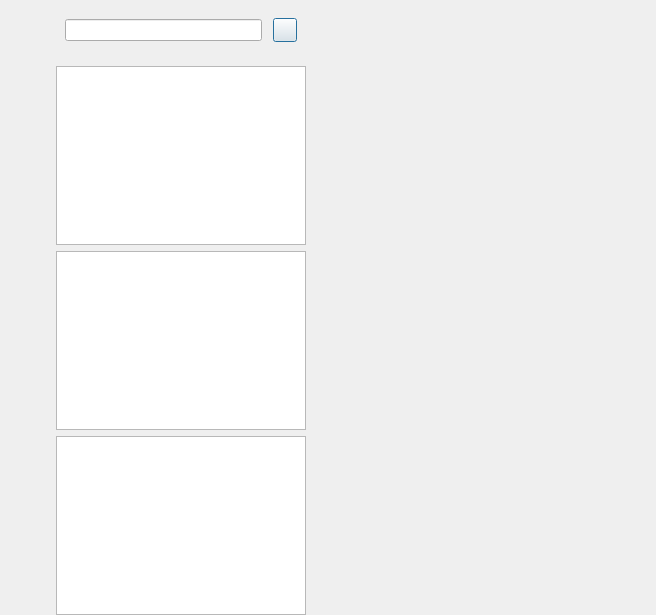
<?xml version="1.0" encoding="UTF-8"?>
<ui version="4.0">
 <class>ChatDialog</class>
 <widget class="QDialog" name="ChatDialog">
  <property name="geometry">
   <rect>
    <x>0</x>
    <y>0</y>
    <width>656</width>
    <height>615</height>
   </rect>
  </property>
  <property name="windowTitle">
   <string>Dialog</string>
  </property>
  <layout class="QHBoxLayout" name="horizontalLayout">
   <property name="spacing">
    <number>0</number>
   </property>
   <property name="leftMargin">
    <number>0</number>
   </property>
   <property name="topMargin">
    <number>0</number>
   </property>
   <property name="rightMargin">
    <number>0</number>
   </property>
   <property name="bottomMargin">
    <number>0</number>
   </property>
   <item>
    <widget class="QWidget" name="side_bar" native="true">
     <property name="sizePolicy">
      <sizepolicy hsizetype="Fixed" vsizetype="Expanding">
       <horstretch>0</horstretch>
       <verstretch>0</verstretch>
      </sizepolicy>
     </property>
     <property name="minimumSize">
      <size>
       <width>56</width>
       <height>0</height>
      </size>
     </property>
     <property name="maximumSize">
      <size>
       <width>56</width>
       <height>16777215</height>
      </size>
     </property>
     <layout class="QVBoxLayout" name="verticalLayout">
      <property name="leftMargin">
       <number>10</number>
      </property>
      <property name="topMargin">
       <number>30</number>
      </property>
      <property name="rightMargin">
       <number>0</number>
      </property>
      <property name="bottomMargin">
       <number>0</number>
      </property>
      <item>
       <widget class="QWidget" name="widget" native="true">
        <layout class="QVBoxLayout" name="verticalLayout_3">
         <property name="spacing">
          <number>30</number>
         </property>
         <property name="leftMargin">
          <number>0</number>
         </property>
         <property name="topMargin">
          <number>0</number>
         </property>
         <property name="rightMargin">
          <number>0</number>
         </property>
         <property name="bottomMargin">
          <number>0</number>
         </property>
         <item>
          <widget class="QLabel" name="side_head_lb">
           <property name="minimumSize">
            <size>
             <width>30</width>
             <height>30</height>
            </size>
           </property>
           <property name="maximumSize">
            <size>
             <width>30</width>
             <height>30</height>
            </size>
           </property>
           <property name="text">
            <string/>
           </property>
          </widget>
         </item>
         <item>
          <widget class="StateWidget" name="side_chat_lb" native="true">
           <property name="minimumSize">
            <size>
             <width>30</width>
             <height>30</height>
            </size>
           </property>
           <property name="maximumSize">
            <size>
             <width>30</width>
             <height>30</height>
            </size>
           </property>
          </widget>
         </item>
         <item>
          <widget class="StateWidget" name="side_contact_lb" native="true">
           <property name="minimumSize">
            <size>
             <width>30</width>
             <height>30</height>
            </size>
           </property>
           <property name="maximumSize">
            <size>
             <width>30</width>
             <height>30</height>
            </size>
           </property>
          </widget>
         </item>
        </layout>
       </widget>
      </item>
      <item>
       <spacer name="verticalSpacer">
        <property name="orientation">
         <enum>Qt::Orientation::Vertical</enum>
        </property>
        <property name="sizeHint" stdset="0">
         <size>
          <width>20</width>
          <height>40</height>
         </size>
        </property>
       </spacer>
      </item>
     </layout>
    </widget>
   </item>
   <item>
    <widget class="QWidget" name="chat_user_wid" native="true">
     <property name="maximumSize">
      <size>
       <width>250</width>
       <height>16777215</height>
      </size>
     </property>
     <layout class="QVBoxLayout" name="verticalLayout_2">
      <property name="leftMargin">
       <number>0</number>
      </property>
      <property name="topMargin">
       <number>0</number>
      </property>
      <property name="rightMargin">
       <number>0</number>
      </property>
      <property name="bottomMargin">
       <number>0</number>
      </property>
      <item>
       <widget class="QWidget" name="search_wid" native="true">
        <property name="minimumSize">
         <size>
          <width>0</width>
          <height>60</height>
         </size>
        </property>
        <property name="maximumSize">
         <size>
          <width>16777215</width>
          <height>60</height>
         </size>
        </property>
        <layout class="QHBoxLayout" name="horizontalLayout_2">
         <property name="leftMargin">
          <number>9</number>
         </property>
         <property name="topMargin">
          <number>9</number>
         </property>
         <property name="rightMargin">
          <number>9</number>
         </property>
         <property name="bottomMargin">
          <number>9</number>
         </property>
         <item>
          <widget class="CustomizeEdit" name="search_edit"/>
         </item>
         <item>
          <spacer name="horizontalSpacer">
           <property name="orientation">
            <enum>Qt::Orientation::Horizontal</enum>
           </property>
           <property name="sizeType">
            <enum>QSizePolicy::Policy::Fixed</enum>
           </property>
           <property name="sizeHint" stdset="0">
            <size>
             <width>5</width>
             <height>20</height>
            </size>
           </property>
          </spacer>
         </item>
         <item>
          <widget class="ClickedBtn" name="add_btn">
           <property name="minimumSize">
            <size>
             <width>24</width>
             <height>24</height>
            </size>
           </property>
           <property name="maximumSize">
            <size>
             <width>24</width>
             <height>24</height>
            </size>
           </property>
           <property name="text">
            <string/>
           </property>
          </widget>
         </item>
        </layout>
       </widget>
      </item>
      <item>
       <widget class="ChatUserList" name="chat_user_list"/>
      </item>
      <item>
       <widget class="SearchList" name="search_list"/>
      </item>
      <item>
       <widget class="ContactUserList" name="con_user_list"/>
      </item>
     </layout>
    </widget>
   </item>
   <item>
    <widget class="QStackedWidget" name="stackedWidget">
     <property name="currentIndex">
      <number>0</number>
     </property>
     <widget class="ChatPage" name="chat_page"/>
     <widget class="ApplyFriendPage" name="friend_apply_page"/>
    </widget>
   </item>
  </layout>
 </widget>
 <customwidgets>
  <customwidget>
   <class>ClickedBtn</class>
   <extends>QPushButton</extends>
   <header location="global">clickedbtn.h</header>
  </customwidget>
  <customwidget>
   <class>CustomizeEdit</class>
   <extends>QLineEdit</extends>
   <header location="global">customizeedit.h</header>
  </customwidget>
  <customwidget>
   <class>ChatUserList</class>
   <extends>QListWidget</extends>
   <header location="global">chatuserlist.h</header>
  </customwidget>
  <customwidget>
   <class>ChatPage</class>
   <extends>QWidget</extends>
   <header>chatpage.h</header>
   <container>1</container>
  </customwidget>
  <customwidget>
   <class>StateWidget</class>
   <extends>QWidget</extends>
   <header location="global">statewidget.h</header>
   <container>1</container>
  </customwidget>
  <customwidget>
   <class>SearchList</class>
   <extends>QListWidget</extends>
   <header location="global">searchlist.h</header>
  </customwidget>
  <customwidget>
   <class>ContactUserList</class>
   <extends>QListWidget</extends>
   <header location="global">contactuserlist.h</header>
  </customwidget>
  <customwidget>
   <class>ApplyFriendPage</class>
   <extends>QWidget</extends>
   <header location="global">applyfriendpage.h</header>
   <container>1</container>
  </customwidget>
 </customwidgets>
 <resources/>
 <connections/>
</ui>
